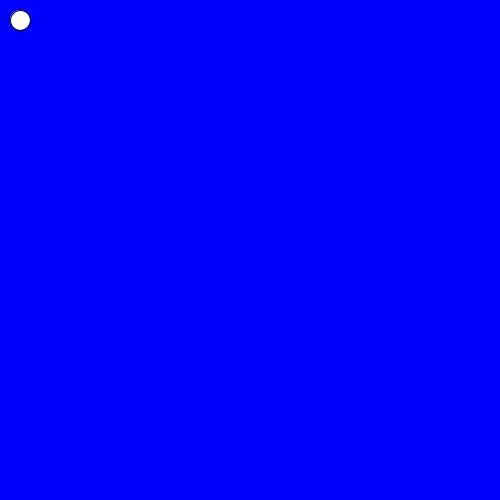
Frame 1 (no input)
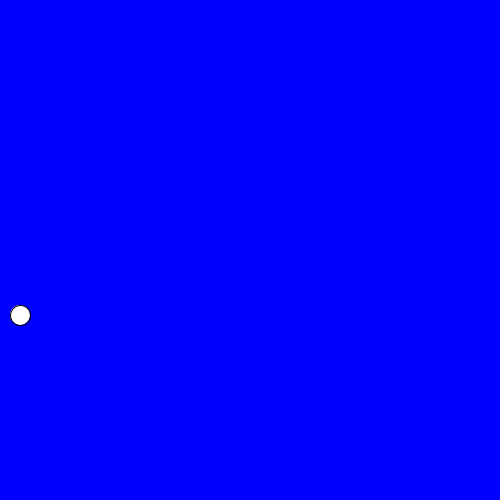
Frame 60 (the mouse pressed at the canvas centre just before this capture)
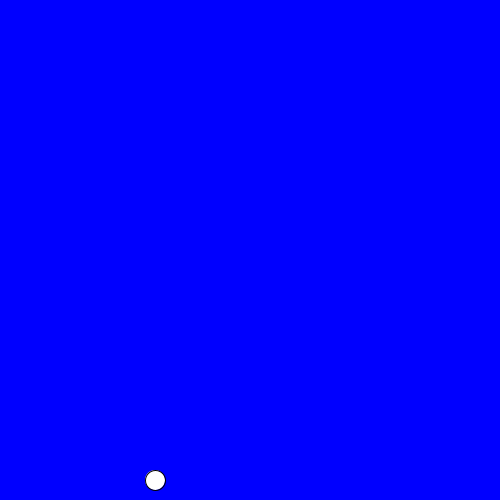
Frame 120 (the mouse held since frame 60 and released just before this capture)

The Processing sketch that drew these frames (run headless with seeded random() and noise(); from frame 60 on, the mouse is pressed at the canvas centre):

// Processing sketch: Four_Directional_Ball
// ── Four_Directional_Ball.pde
int x = 20;
int y = 20;
int a = 0;
int b = 5;
void setup() {
  size(500, 500);
}

void draw() {
  background(0, 0, 255);
  circle(x, y, 20);
  x = x + a;
  y = y + b;
  if (y == 480 && x == 20) {
  b = 0;
  a = 5;
  }
  if (y == 480 && x == 480) {
  a = 0;
  b = -5;
  }
  if (y == 20 && x == 480) {
  a = -5; 
  b = 0;
  }
  if (y == 20 && x == 20) {
  a = 0;
  b = 5;
  }
}
